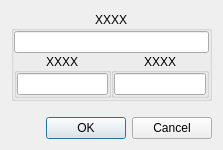
<?xml version="1.0" encoding="UTF-8"?>
<ui version="4.0">
 <class>DialogRegister16</class>
 <widget class="QDialog" name="DialogRegister16">
  <property name="geometry">
   <rect>
    <x>0</x>
    <y>0</y>
    <width>223</width>
    <height>150</height>
   </rect>
  </property>
  <property name="windowTitle">
   <string>Dialog</string>
  </property>
  <layout class="QVBoxLayout" name="verticalLayout">
   <item>
    <widget class="QGroupBox" name="groupBoxReg16">
     <property name="title">
      <string notr="true">XXXX</string>
     </property>
     <property name="alignment">
      <set>Qt::AlignCenter</set>
     </property>
     <layout class="QVBoxLayout" name="verticalLayout_4">
      <property name="spacing">
       <number>0</number>
      </property>
      <property name="leftMargin">
       <number>0</number>
      </property>
      <property name="topMargin">
       <number>0</number>
      </property>
      <property name="rightMargin">
       <number>0</number>
      </property>
      <property name="bottomMargin">
       <number>0</number>
      </property>
      <item>
       <widget class="XLineEditHEX" name="lineEditReg16"/>
      </item>
      <item>
       <layout class="QHBoxLayout" name="horizontalLayout">
        <property name="spacing">
         <number>0</number>
        </property>
        <item>
         <widget class="QGroupBox" name="groupBoxReg8_1">
          <property name="title">
           <string notr="true">XXXX</string>
          </property>
          <property name="alignment">
           <set>Qt::AlignCenter</set>
          </property>
          <layout class="QVBoxLayout" name="verticalLayout_8">
           <property name="spacing">
            <number>0</number>
           </property>
           <property name="leftMargin">
            <number>0</number>
           </property>
           <property name="topMargin">
            <number>0</number>
           </property>
           <property name="rightMargin">
            <number>0</number>
           </property>
           <property name="bottomMargin">
            <number>0</number>
           </property>
           <item>
            <widget class="XLineEditHEX" name="lineEditReg8_1"/>
           </item>
          </layout>
         </widget>
        </item>
        <item>
         <widget class="QGroupBox" name="groupBoxReg8_2">
          <property name="title">
           <string>XXXX</string>
          </property>
          <property name="alignment">
           <set>Qt::AlignCenter</set>
          </property>
          <layout class="QVBoxLayout" name="verticalLayout_9">
           <property name="spacing">
            <number>0</number>
           </property>
           <property name="leftMargin">
            <number>0</number>
           </property>
           <property name="topMargin">
            <number>0</number>
           </property>
           <property name="rightMargin">
            <number>0</number>
           </property>
           <property name="bottomMargin">
            <number>0</number>
           </property>
           <item>
            <widget class="XLineEditHEX" name="lineEditReg8_2"/>
           </item>
          </layout>
         </widget>
        </item>
       </layout>
      </item>
     </layout>
    </widget>
   </item>
   <item>
    <spacer name="verticalSpacer">
     <property name="orientation">
      <enum>Qt::Vertical</enum>
     </property>
     <property name="sizeHint" stdset="0">
      <size>
       <width>20</width>
       <height>9</height>
      </size>
     </property>
    </spacer>
   </item>
   <item>
    <layout class="QHBoxLayout" name="horizontalLayout_5">
     <item>
      <spacer name="horizontalSpacer">
       <property name="orientation">
        <enum>Qt::Horizontal</enum>
       </property>
       <property name="sizeHint" stdset="0">
        <size>
         <width>40</width>
         <height>20</height>
        </size>
       </property>
      </spacer>
     </item>
     <item>
      <widget class="QPushButton" name="pushButtonOK">
       <property name="text">
        <string>OK</string>
       </property>
      </widget>
     </item>
     <item>
      <widget class="QPushButton" name="pushButtonCancel">
       <property name="text">
        <string>Cancel</string>
       </property>
      </widget>
     </item>
    </layout>
   </item>
  </layout>
 </widget>
 <customwidgets>
  <customwidget>
   <class>XLineEditHEX</class>
   <extends>QLineEdit</extends>
   <header>xlineedithex.h</header>
  </customwidget>
 </customwidgets>
 <resources/>
 <connections/>
</ui>
